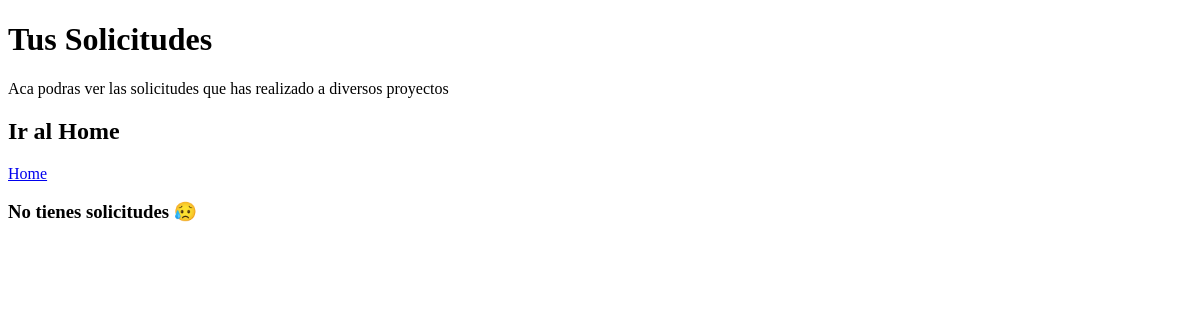
The app's page /ofertas/solicitudes_freelancer (signed in), older data.
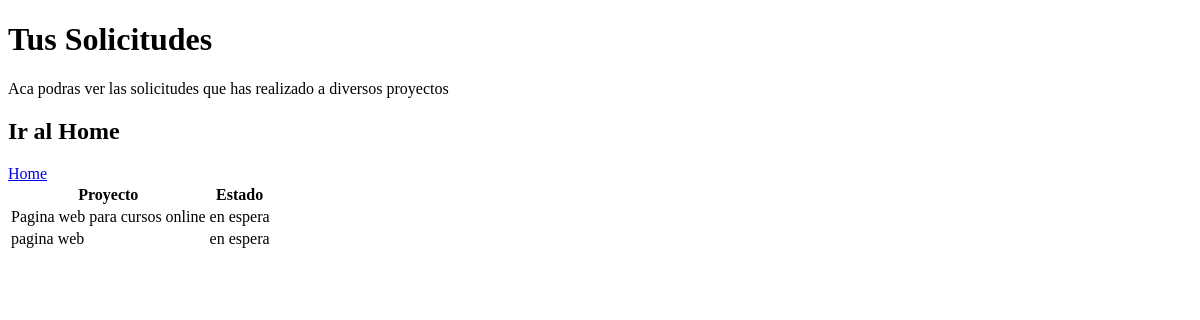
The same page, newer data.
### ofertas/models.py (models this page shows)
class oferta(models.Model):
    proyecto=models.ForeignKey('home.proyecto',on_delete=models.CASCADE)
    freelancer=models.ForeignKey('usuarios.User',on_delete=models.CASCADE)
    fecha_oferta=models.DateTimeField(auto_now_add=True)
    estado=models.CharField(max_length=100,choices=(('aceptada','aceptada'),('rechazada','rechazada'),('en espera','en espera')))

### home/models.py (models this page shows, shortened)
class proyecto(models.Model):
    titulo=models.CharField(max_length=100)
    categoria=models.CharField(max_length=100,choices=(('web','web'),('movil','movil'),('escritorio','escritorio'),('data science','data science'),('machine learning','machine learning'),('otros','otros')))
    descripcion=models.TextField()
    tiempo=models.CharField(max_length=100,choices=(('1 semana','1 semana'),('2 semanas','2 semanas'),('3 semanas','3 semanas'),('1 mes','1 mes'),('2 meses','2 meses'),('3 meses','3 meses'),('mas de 3 meses','mas de 3 meses'),('obra labor','obra labor')))
    sueldo=models.PositiveIntegerField()
    cliente=models.ForeignKey(User,on_delete=models.CASCADE)
    fecha_creacion=models.DateTimeField(auto_now_add=True)
    fecha_finalizacion=models.DateTimeField()
    freelancer_asignado=models.ForeignKey(User,on_delete=models.CASCADE,related_name='freelancer_asignado',null=True,blank=True)
    estado=models.CharField(max_length=100,choices=(('en espera','en espera'),('en progreso','en progreso'),('finalizado','finalizado')))

### ofertas/views.py (the view)
# urls.py: path('solicitudes_freelancer',solicitudes_freelancer,name='solicitudes_freelancer'),
def solicitudes_freelancer(request):
    if request.user.user_type!='freelancer':
        return HttpResponse('You are not authorized to view this page')
    solicitudes=oferta.objects.filter(freelancer=request.user)
    return render(request,'freelancer/solicitudes_freelancer.html',context={'solicitudes':solicitudes})

### ofertas/templates/freelancer/solicitudes_freelancer.html (shortened to what this page needs)
<!DOCTYPE html>
<html>
    <head>
    </head>
    <body>
        <h1>Tus Solicitudes</h1>
        <p>Aca podras ver las solicitudes que has realizado a diversos proyectos</p>
        <h2>Ir al Home</h2>
        <a href="{% url 'freelancer_home' %}">Home</a>
        {% if solicitudes %}
            <table>
                <thead>
                    <tr>
                        <th>Proyecto</th>
                        <th>Estado</th>
                    </tr>
                </thead>
                <tbody>
                    {% for solicitud in solicitudes %}
                        <tr>
                            <td>{{ solicitud.proyecto.titulo }}</td>
                            <td>{{ solicitud.estado }}</td>
                        </tr>
                    {% endfor %}
                </tbody>
            </table>
        {% else %}
            <h3>No tienes solicitudes 😥</h3>
        {% endif %}
    </body>
</html>

Row changes from the older to the newer data that the page shows:
added oferta: proyecto.titulo "Pagina web para cursos online", estado "en espera"
added oferta: proyecto.titulo "pagina web", estado "en espera"
Text that changed along with them:
text no longer shown: "No tienes solicitudes 😥"
text now shown: "Proyecto Estado"
